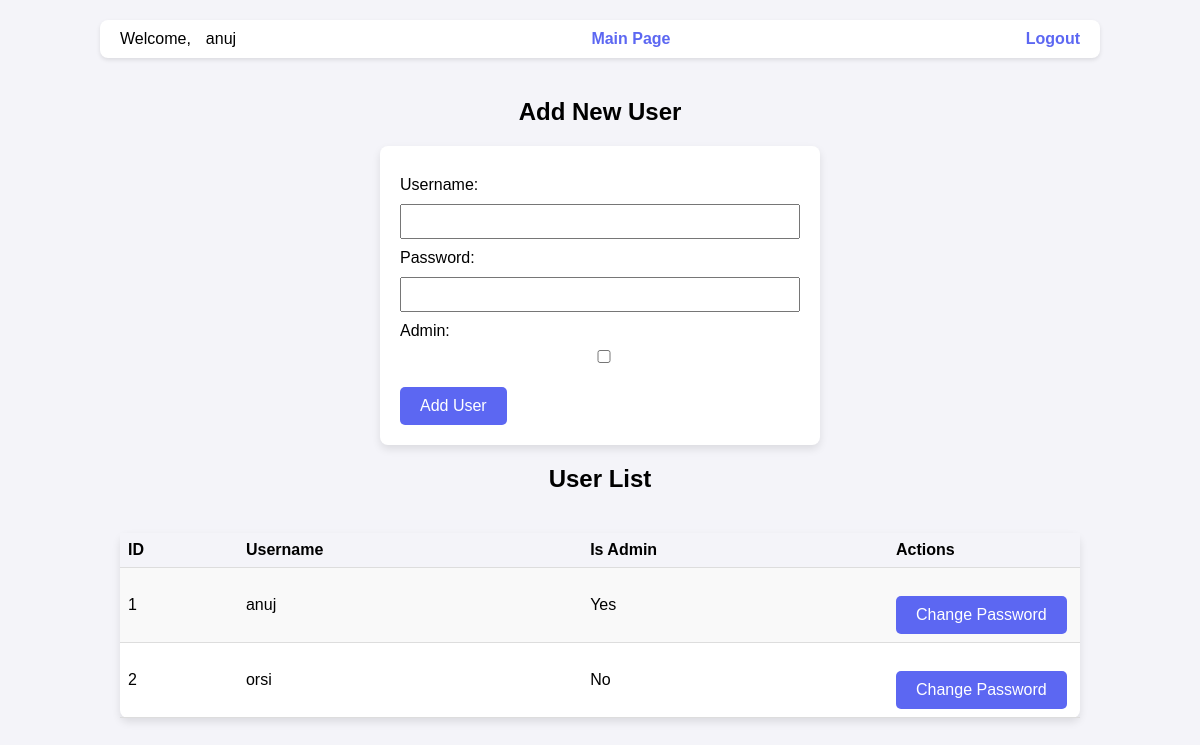
Page /admin (signed in) on the earlier database version.
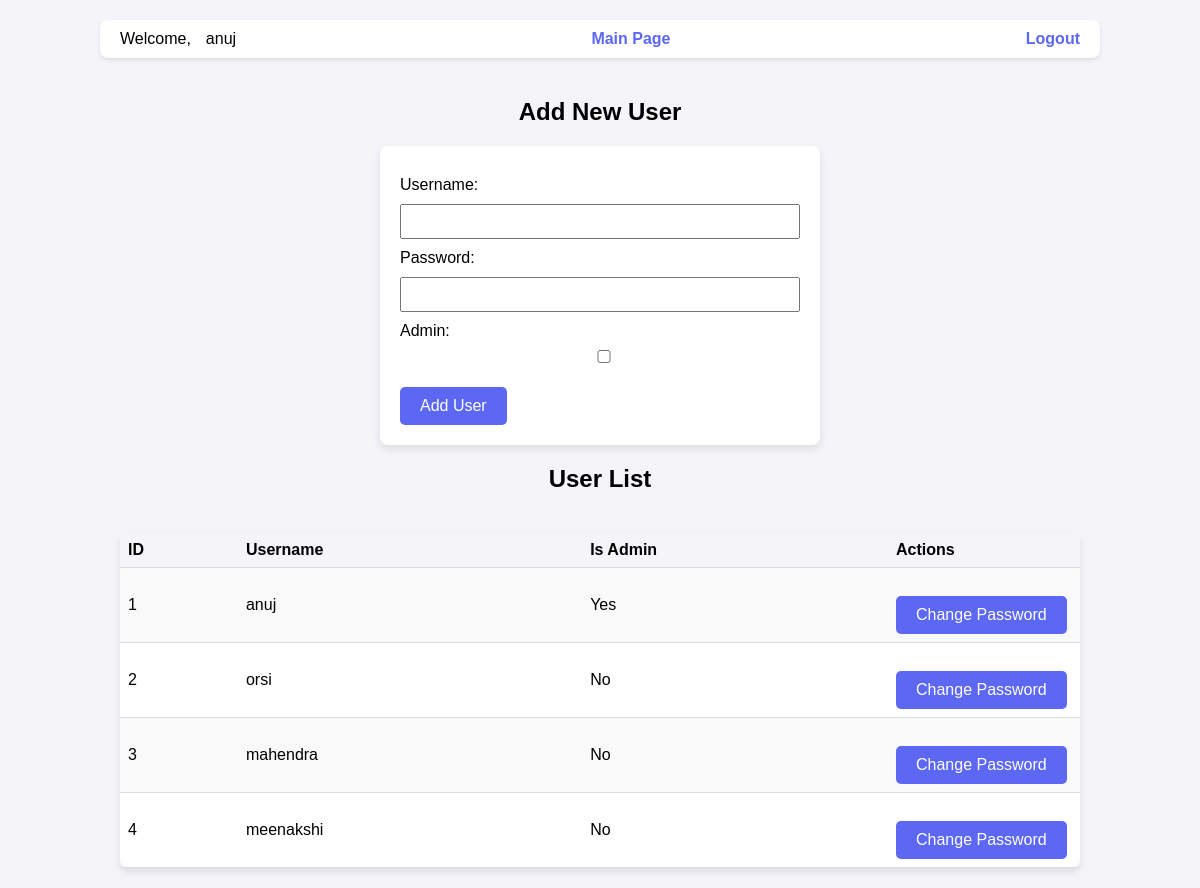
Same page on the later database version.
### tables this page shows
CREATE TABLE users (
                     id INTEGER PRIMARY KEY AUTOINCREMENT,
                     username TEXT UNIQUE NOT NULL,
                     password_hash TEXT NOT NULL,
                     is_admin BOOLEAN NOT NULL DEFAULT 0);

### countries/app.py (the view, shortened to what this page needs)
@app.route('/admin', methods=['GET', 'POST'])
@login_required
def admin():
    if not current_user.is_admin:
        return 'Unauthorized', 403
    with sqlite3.connect(DATABASE) as conn:
        conn.row_factory = sqlite3.Row
        cursor = conn.cursor()
        cursor.execute("SELECT id, username, is_admin FROM users")
        users = cursor.fetchall()
    return render_template('admin.html', users=users)

### countries/app.py (called while the page is built)
@login_manager.user_loader
def load_user(user_id):
    with sqlite3.connect(DATABASE) as conn:
        conn.row_factory = sqlite3.Row
        cursor = conn.cursor()
        cursor.execute("SELECT * FROM users WHERE id = ?", (user_id,))
        user = cursor.fetchone()
    if user:
        return User(str(user['id']), user['username'], user['is_admin'])
    return None

### countries/templates/admin.html (shortened to what this page needs)
<!DOCTYPE html>
<html lang="en">
<head>
</head>
<body>
    <header>
        <div>Welcome, <span id="usernameDisplay">{{ current_user.username }}</span></div>
        <a href="/">Main Page</a>
        <div>
            <a href="/logout">Logout</a>
        </div>
    </header>
    <h2>Add New User</h2>
    <form action="/admin" method="post">
        <div>
            <label for="username">Username:</label>
            <input type="text" id="username" name="username" required>
        </div>
        <div>
            <label for="password">Password:</label>
            <input type="password" id="password" name="password" required>
        </div>
        <div>
            <label for="is_admin">Admin:</label>
            <input type="checkbox" id="is_admin" name="is_admin">
        </div>
        <button type="submit">Add User</button>
    </form>
    <h2>User List</h2>
    <table>
        <tr>
            <th>ID</th>
            <th>Username</th>
            <th>Is Admin</th>
	    <th>Actions</th>
        </tr>
        {% for user in users %}
        <tr>
            <td>{{ user.id }}</td>
            <td>{{ user.username }}</td>
            <td>{{ 'Yes' if user.is_admin else 'No' }}</td>
	    <td><button type="button" onclick="showModal('{{ user.id }}')">Change Password</button></td>
        </tr>
        {% endfor %}
    </table>
</body>
</html>

### countries/templates/admin.html (style rules this page uses)
body { font-family: Arial, sans-serif; background-color: #f4f4f9; margin: 0; padding: 20px; display: flex; flex-direction: column; align-items: center; }
header { width: 90%; max-width: 960px; padding: 10px 20px; background-color: #fff; box-shadow: 0 2px 4px rgba(0,0,0,0.1); display: flex; justify-content: space-between; align-items: center; margin-bottom: 20px; border-radius: 8px; }
header div { display: flex; gap: 15px; }
header a { color: #5c67f2; text-decoration: none; font-weight: bold; }
form { background: white; padding: 20px; border-radius: 8px; box-shadow: 0 4px 8px rgba(0,0,0,0.1); width: 90%; max-width: 400px; }
input[type="text"], input[type="password"], input[type="checkbox"] { margin-top: 10px; width: 100%; padding: 8px; box-sizing: border-box; }
button { background-color: #5c67f2; color: white; border: none; padding: 10px 20px; border-radius: 5px; cursor: pointer; font-size: 16px; margin-top: 20px; }
label { display: block; margin-top: 10px; }
table { width: 90%; max-width: 960px; border-collapse: collapse; background: white; box-shadow: 0 4px 8px rgba(0,0,0,0.1); border-radius: 8px; margin-top: 20px; }
th, td { padding: 8px; text-align: left; border-bottom: 1px solid #ddd; }
th { background-color: #f4f4f9; }
tr:nth-child(even) { background-color: #f9f9f9; }
th:last-child, td:last-child { width: 20%; }

Differences in the rows shown:
added users: id "3", username "mahendra", is_admin "No"
added users: id "4", username "meenakshi", is_admin "No"
